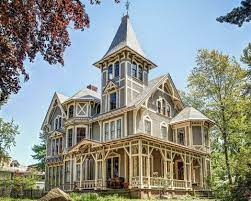
#> input picture homeImage.jpeg, 251 x 201 px
$ python image_masking.py
#> lines starting #> are read from the running program, lines starting #| are printed output that depends on the picture; after the words box and inside, x2 and y2 are one past the last pixel; in counts of white or black regions, pixels touching at a corner belong together
# Import Required Packages
import cv2
import numpy as np

# Create a variable containing the path to the image
image_path = 'homeImage.jpeg'

# Read the image from the Disk
image = cv2.imread(image_path)
#> image is the input picture: shape (201, 251, 3); mean B, G, R 138.4, 145.7, 140.8
image = cv2.resize(image, (300, 300), interpolation=cv2.INTER_AREA)
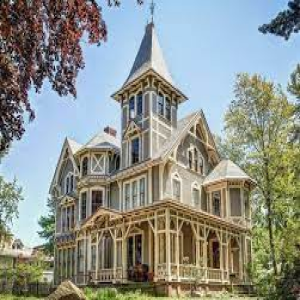
#> image: shape (300, 300, 3); mean B, G, R 138.4, 145.7, 140.7
cv2.imshow('Image', image)
cv2.waitKey(0)
# Now Let's Creat the Mask
mask = np.zeros(image.shape[0:2], dtype='uint8')
(cx, cy) = (image.shape[1] // 2, image.shape[1] // 2)
#> cx = 150; cy = 150
cv2.rectangle(mask, (cx - 75, cy - 75), (cx + 75, cy + 75), 255, -1)
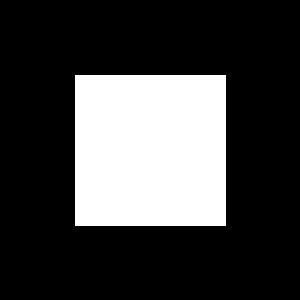
#> mask: shape (300, 300); 25.3% white; 1 white region, box (x1, y1, x2, y2) and area: (75, 75, 226, 226) 22801
cv2.imshow('Mask', mask)
cv2.waitKey(0)

masked = cv2.bitwise_and(image, image, mask=mask)
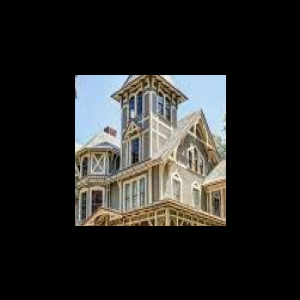
#> masked: shape (300, 300, 3); mean B, G, R 36.3, 38.3, 38.4
cv2.imshow('Masked', masked)
cv2.waitKey(0)

mask2 = np.zeros(image.shape[0:2], dtype='uint8')
cv2.circle(mask2, (cx, cy), 100, 255, -1)
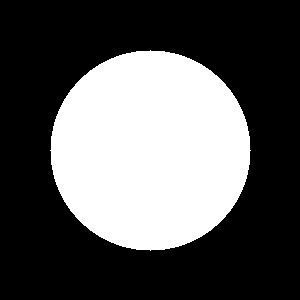
#> mask2: shape (300, 300); 34.9% white; 1 white region, box (x1, y1, x2, y2) and area: (50, 50, 251, 251) 31417
cv2.imshow('Mask2', mask2)
cv2.waitKey(0)

masked2 = cv2.bitwise_and(image, image, mask=mask2)
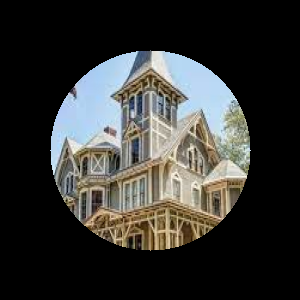
#> masked2: shape (300, 300, 3); mean B, G, R 50.8, 53.3, 53
cv2.imshow('Masked2', masked2)
cv2.waitKey(0)

$ run again, with appels.jpeg copied over homeImage.jpeg
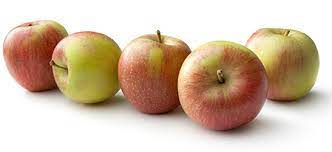
#> input picture appels.jpeg, 332 x 152 px
#> image is the input picture: shape (152, 332, 3); mean B, G, R 167.7, 188.9, 209.8
#> `image = cv2.resize(image, (300, 300), interpolation=cv2.INTER_AREA)`:
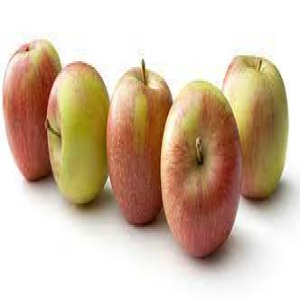
#> image: shape (300, 300, 3); mean B, G, R 167.7, 188.8, 209.8
#> mask: shape (300, 300); 25.3% white; 1 white region, box (x1, y1, x2, y2) and area: (75, 75, 226, 226) 22801
#> mask2: shape (300, 300); 34.9% white; 1 white region, box (x1, y1, x2, y2) and area: (50, 50, 251, 251) 31417
#> `masked2 = cv2.bitwise_and(image, image, mask=mask2)`:
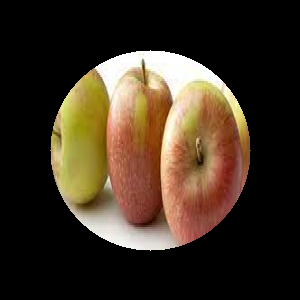
#> masked2: shape (300, 300, 3); mean B, G, R 34.3, 48.8, 61.9
